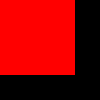
Frame 1 (no input)
Frame 60 (the mouse pressed at the canvas centre just before this capture): identical to frame 1, image omitted
Frame 120 (the mouse held since frame 60 and released just before this capture): identical to frame 1, image omitted

The Processing sketch that drew this single still picture (run headless with seeded random() and noise(); from frame 60 on, the mouse is pressed at the canvas centre):

// Processing sketch: CrossFader2
// ── CrossFader2.pde
CrossFader cf;
void setup(){
  cf = new CrossFader(3000, 6000, 255, 0); //3->6secs = 255->0 alpha
}
void draw() {
  background(0);
  noStroke();
  // update fader
  float f = cf.fade(millis());
  // draw red fade
  fill(255, 0, 0, f);
  rect(0, 0, 75, 75);
  // draw green cross-fade
  fill(0, 255, 0, 255-f);
  rect(25, 25, 75, 75);
}

class CrossFader {
  float amt;
  float start1, stop1, start2, stop2;
  CrossFader(float start1_, float stop1_, float start2_, float stop2_) {    
    start1 = start1_;
    stop1 = stop1_;
    start2 = start2_;
    stop2 = stop2_;
  }
  float fade() {
    return fade(amt);
  }
  float fade(float amt_) {
    amt = amt_;
    return constrain(
      map ( amt_, start1, stop1, start2, stop2 ), 
      min(start2, stop2), 
      max(start2, stop2)
      );
  }
}
